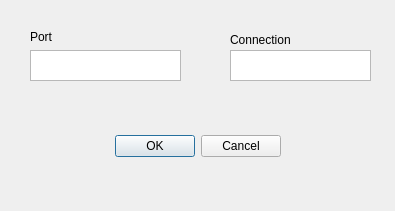
<?xml version="1.0" encoding="UTF-8"?>
<ui version="4.0">
 <class>PortResolveDialog</class>
 <widget class="QDialog" name="PortResolveDialog">
  <property name="geometry">
   <rect>
    <x>0</x>
    <y>0</y>
    <width>395</width>
    <height>211</height>
   </rect>
  </property>
  <property name="windowTitle">
   <string>Dialog</string>
  </property>
  <widget class="QDialogButtonBox" name="buttonBox">
   <property name="geometry">
    <rect>
     <x>-60</x>
     <y>130</y>
     <width>341</width>
     <height>32</height>
    </rect>
   </property>
   <property name="orientation">
    <enum>Qt::Horizontal</enum>
   </property>
   <property name="standardButtons">
    <set>QDialogButtonBox::Cancel|QDialogButtonBox::Ok</set>
   </property>
  </widget>
  <widget class="QTextEdit" name="portTextEdit">
   <property name="geometry">
    <rect>
     <x>30</x>
     <y>50</y>
     <width>151</width>
     <height>31</height>
    </rect>
   </property>
  </widget>
  <widget class="QLabel" name="label">
   <property name="geometry">
    <rect>
     <x>30</x>
     <y>30</y>
     <width>47</width>
     <height>14</height>
    </rect>
   </property>
   <property name="text">
    <string>Port</string>
   </property>
  </widget>
  <widget class="QLabel" name="label_2">
   <property name="geometry">
    <rect>
     <x>230</x>
     <y>30</y>
     <width>71</width>
     <height>20</height>
    </rect>
   </property>
   <property name="text">
    <string>Connection</string>
   </property>
  </widget>
  <widget class="QTextEdit" name="connectionTextEdit">
   <property name="geometry">
    <rect>
     <x>230</x>
     <y>50</y>
     <width>141</width>
     <height>31</height>
    </rect>
   </property>
  </widget>
 </widget>
 <resources/>
 <connections>
  <connection>
   <sender>buttonBox</sender>
   <signal>accepted()</signal>
   <receiver>PortResolveDialog</receiver>
   <slot>accept()</slot>
   <hints>
    <hint type="sourcelabel">
     <x>248</x>
     <y>254</y>
    </hint>
    <hint type="destinationlabel">
     <x>157</x>
     <y>274</y>
    </hint>
   </hints>
  </connection>
  <connection>
   <sender>buttonBox</sender>
   <signal>rejected()</signal>
   <receiver>PortResolveDialog</receiver>
   <slot>reject()</slot>
   <hints>
    <hint type="sourcelabel">
     <x>316</x>
     <y>260</y>
    </hint>
    <hint type="destinationlabel">
     <x>286</x>
     <y>274</y>
    </hint>
   </hints>
  </connection>
 </connections>
</ui>
